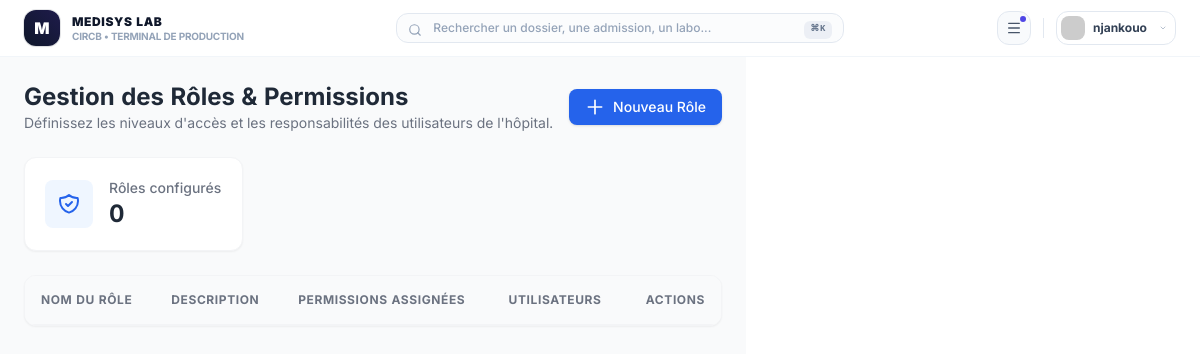
The app's page /configurations/ (signed in), older data.
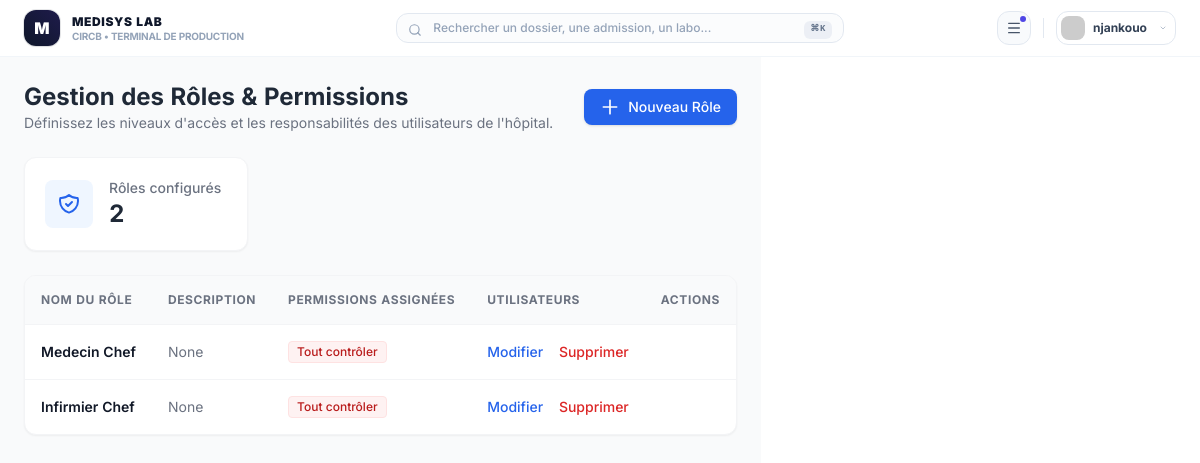
The same page, newer data.
### circb_app/models.py (models this page shows, shortened)
class Role(models.Model):
    code = models.SlugField( help_text="Ex: biologiste, receptioniste, data-manager")
    nom = models.CharField(max_length=100)
    description = models.TextField(blank=True, null=True)

### circb_app/views.py (the view)
# urls.py: path('configurations/', views.configurations, name='configurations'),
@login_required(login_url='/')
def configurations(request):
    context = {
        'roles': Role.objects.all().order_by('id'),
    }
    return render(request, 'webpages/config/configurations.html', context)

### circb_app/templates/webpages/config/configurations.html (shortened to what this page needs)
{% extends "../dashbord_hosp.html" %}
{% block main %}
<div class="p-6 bg-gray-50 min-h-screen" x-data="roleManagement()">
    <div class="flex flex-col md:flex-row justify-between items-start md:items-center mb-6 gap-4">
        <div>
            <h1 class="text-2xl font-bold text-gray-800">Gestion des Rôles & Permissions</h1>
            <p class="text-sm text-gray-500">Définissez les niveaux d'accès et les responsabilités des utilisateurs de l'hôpital.</p>
        </div>
        <button
            @click="openModal('create')"
            class="inline-flex items-center px-4 py-2 bg-blue-600 hover:bg-blue-700 text-white text-sm font-medium rounded-lg shadow transition-colors">
            <svg class="w-5 h-5 mr-2" fill="none" stroke="currentColor" viewBox="0 0 24 24"><path stroke-linecap="round" stroke-linejoin="round" stroke-width="2" d="M12 4v16m8-8H4"></path></svg>
            Nouveau Rôle
        </button>
    </div>
    <div class="grid grid-cols-1 md:grid-cols-3 gap-5 mb-6">
        <div class="bg-white p-5 rounded-xl border border-gray-100 shadow-sm flex items-center">
            <div class="p-3 rounded-lg bg-blue-50 text-blue-600 mr-4">
            </div>
            <div>
                <span class="block text-sm text-gray-500 font-medium">Rôles configurés</span>
                <span class="text-2xl font-bold text-gray-800">{{ roles|length }}</span>
            </div>
        </div>
    </div>
    <div class="bg-white rounded-xl border border-gray-100 shadow-sm overflow-hidden">
        <div class="overflow-x-auto">
            <table class="w-full text-left border-collapse">
                <thead>
                    <tr class="bg-gray-50 border-b border-gray-100 text-xs font-semibold text-gray-500 uppercase tracking-wider">
                        <th class="p-4">Nom du Rôle</th>
                        <th class="p-4">Description</th>
                        <th class="p-4">Permissions assignées</th>
                        <th class="p-4">Utilisateurs</th>
                        <th class="p-4 text-right">Actions</th>
                    </tr>
                </thead>
                <tbody class="text-sm divide-y divide-gray-100 text-gray-700">
                     {%for role in roles%}
                    <tr class="hover:bg-gray-50/70 transition-colors">
                        <td class="p-4 font-semibold text-gray-900">{{ role.nom }}</td>
                        <td class="p-4 text-gray-500 max-w-xs truncate">{{ role.description }}</td>
                        <td class="p-4">
                            <div class="flex flex-wrap gap-1">
                                <span class="px-2 py-0.5 text-xs font-medium rounded bg-red-50 text-red-700 border border-red-100">Tout contrôler</span>
                            </div>
                        </td>
                          <td class="p-4 text-right">
                            <button @click="openModal('edit', 'Administrateur')" class="text-blue-600 hover:text-blue-800 font-medium mr-3">Modifier</button>
                            <button class="text-red-600 hover:text-red-800 font-medium">Supprimer</button>
                        </td>
                    </tr>
                  {%endfor%}
                </tbody>
            </table>
        </div>
    </div>
</div>
{% endblock %}

Row changes from the older to the newer data that the page shows:
added Role: nom "Medecin Chef", description "None"
added Role: nom "Infirmier Chef", description "None"
Text that changed along with them:
{{ roles|length }}: "0" → "2"
